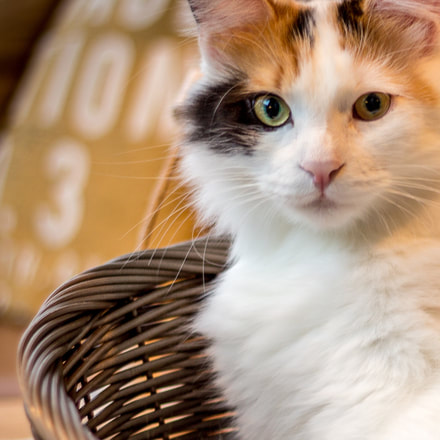
#> input picture Cielab/cat.png, 440 x 440 px
$ python ceilab.py
#> lines starting #> are read from the running program, lines starting #| are printed output that depends on the picture
# -*- coding: utf-8 -*-
"""
Created on Mon Oct 21 10:21:04 2019

@author: Aydin
"""

from skimage import io, color
rgb = io.imread('cat.png')
#> rgb is the input picture: shape (440, 440, 3); mean R, G, B 171.4, 144.8, 121.7
lab = color.rgb2lab(rgb)
#> lab: shape (440, 440, 3) float64; mean of channels 0, 1, 2 61.1, 7.5, 16.3
from PIL import Image
im = Image.open(r"cat.png")

# Size of the image in pixels (size of orginal image)
# (This is not mandatory)
width, height = im.size
#> width = 440; height = 440

# Setting the points for cropped image


# Cropped image of above dimension
# (It will not change orginal image)
cropped = im.crop((330, 300, 420, 420))
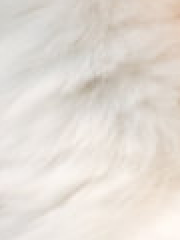
#> cropped: PIL image 90x120 RGB (shown 2 times larger); mean R, G, B 227.3, 220.5, 213.1

# Shows the image in image viewer
cropped.show()

cropped.save('dat.png')

#> (the run stopped early here; a loop or call above may not have finished)
